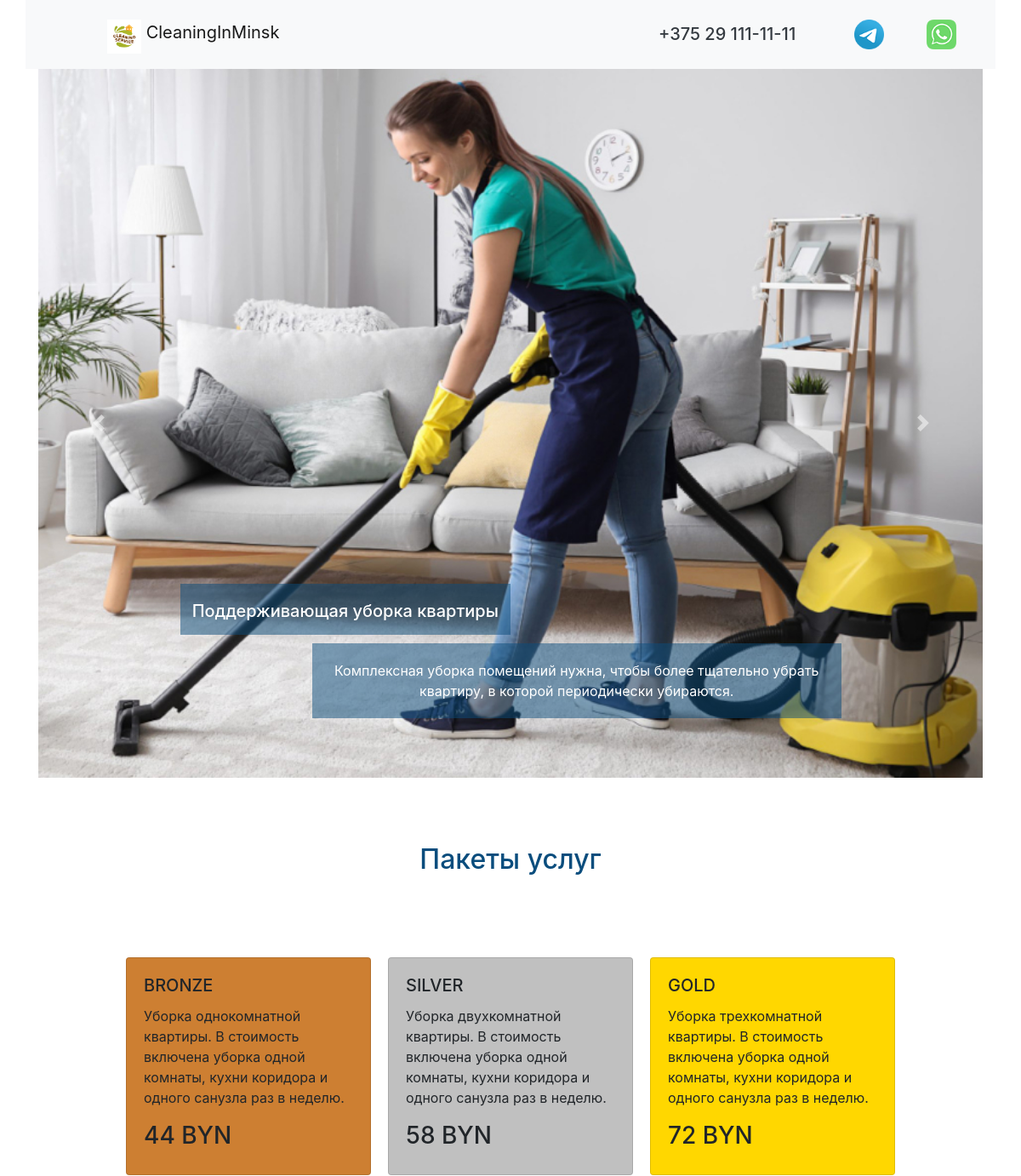
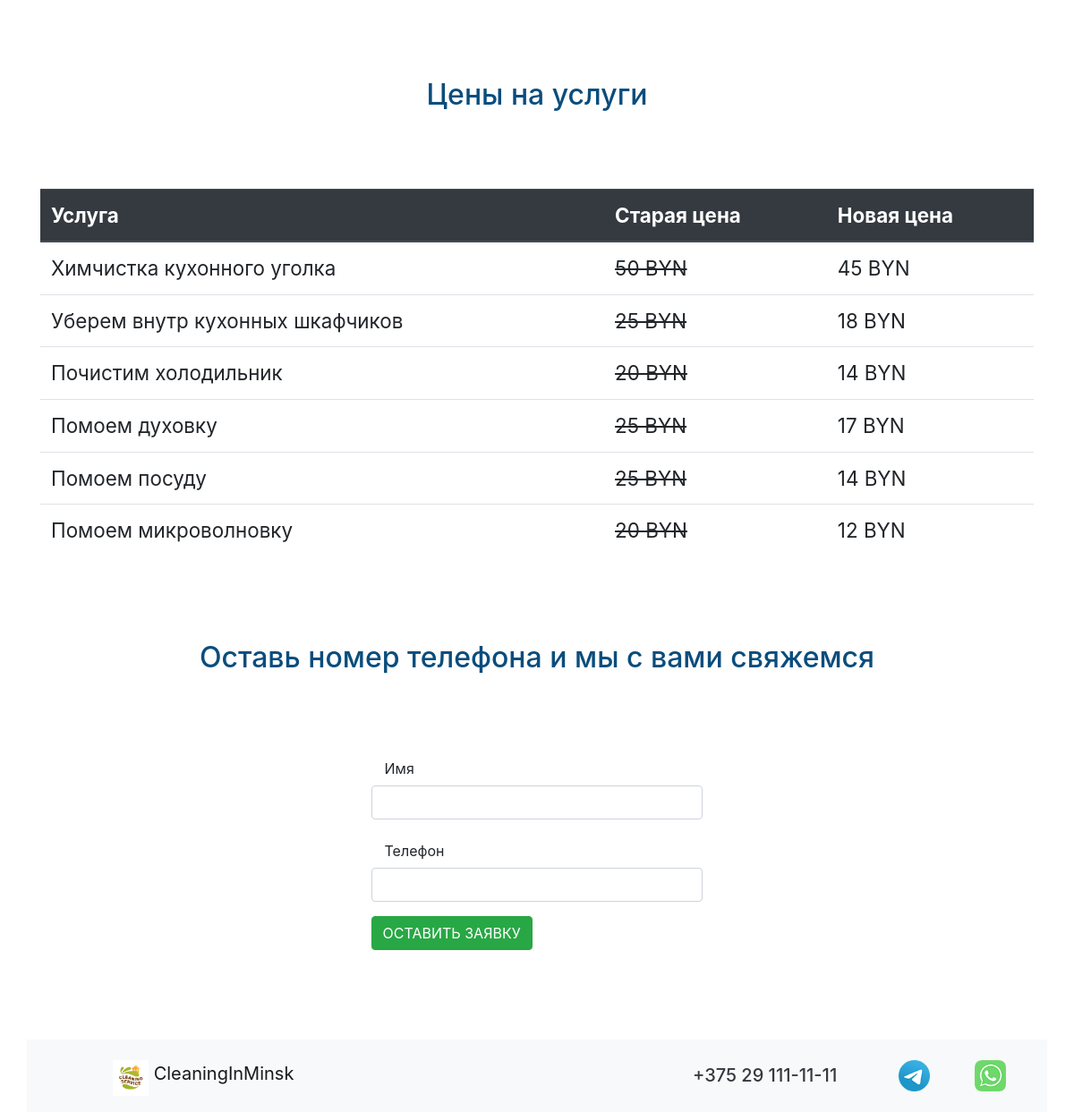
The page / on the database its author committed (2 pictures, top to bottom).
### cms/models.py (models this page shows, shortened)
class CmsSlider(models.Model):
    cms_img = models.ImageField(upload_to = 'sliderimg/')
    cms_title = models.CharField(max_length = 200, verbose_name = 'Заголовок')
    cms_text = models.CharField(max_length = 200, verbose_name = 'Текст')
    cms_css = models.CharField(max_length = 200, null = True, default = '-', verbose_name = 'CSS класс')
    class Meta:
        verbose_name = 'Слайд'
        verbose_name_plural = 'Слайды'

### price/models.py (models this page shows, shortened)
class PriceCard(models.Model):
    pc_value = models.CharField(max_length = 20, verbose_name = 'Цена')
    pc_description = models.CharField(max_length = 200, verbose_name = 'Описание')
    def __str__(self):
        return self.pc_value
    class Meta:
        verbose_name = 'Цены'
        verbose_name_plural = 'Цены'

class PriceTable(models.Model):
    pt_title = models.CharField(max_length = 200, verbose_name = 'Услуга')
    pr_old_price = models.CharField(max_length = 200, verbose_name = 'Старая цена')
    pr_price = models.CharField(max_length = 200, verbose_name = 'Новая цена')
    class Meta:
        verbose_name = 'Услугу'
        verbose_name_plural = 'Услуги'

### crm/views.py (the view)
# urls.py: path('', views.first_page, name = 'first_page'),
def first_page(request):
    slider_list = CmsSlider.objects.all()
    pc_1 = PriceCard.objects.get(pk = 7)
    pc_2 = PriceCard.objects.get(pk = 8)
    pc_3 = PriceCard.objects.get(pk = 9)
    price_table = PriceTable.objects.all()
    form = OrderForm()
    dict_obj = { 'slider_list': slider_list,
                  'pc_1' : pc_1,
                  'pc_2' : pc_2,
                  'pc_3' : pc_3,
                  'price_table' : price_table,
                  'form' : form,
                  }
    return render(request, './index.html', dict_obj)

### crm/forms.py
class OrderForm(forms.Form):
    name = forms.CharField(max_length = 200, widget = forms.TextInput(attrs={'class' :'form-control'}))
    phone = forms.CharField(max_length = 200, widget = forms.TextInput(attrs={'class' :'form-control'}))

### templates/index.html (shortened to what this page needs)
{% extends 'base.html' %}
{% load static %}
{% block index %}
  	{% include 'carusel.html' %}
 	{% include 'price.html' %}
  	<section>
  		<div class="container class_form">
  			<h1 class="text-3">Оставь номер телефона и мы с вами свяжемся</h1>
  			<div class="row justify-content-center">
  			<form action="{% url 'thanks_page' %}" method="POST" style="...">
			  <div class="form-group row">
			    <label for="inputEmail3" class="col-sm-2 col-form-label">Имя</label><br>
			      {{ form.name }}
			  </div>
			  <div class="form-group row">
			    <label for="inputEmail3" class="col-sm-2 col-form-label">Телефон</label><br>
			      {{ form.phone }}
			  </div>
			  <div style="..." class="form-group row">
			      <button type="submit" class="btn btn-success">ОСТАВИТЬ ЗАЯВКУ</button>
			  </div>
			</form>
			</div>
  		</div>
  	</section>
{% endblock %}

### templates/base.html (shortened to what this page needs)
{% load static %}
<!doctype html>
<html lang="ru">
  <head>
    <link href="{% static 'external.css' %}" rel="stylesheet">
    <link rel="stylesheet" href="https://cdn.jsdelivr.net/npm/bootstrap@4.5.3/dist/css/bootstrap.min.css">
  </head>
  <body>
  <header>
	<nav class="navbar navbar-light bg-light container">
	  <a class="navbar-brand logo-top" href="{% url 'first_page' %}">
	    <img src="{% static 'img/Logo.jpg' %}" width="40" height="40" class="d-inline-block align-top" alt="" loading="lazy">
	    CleaningInMinsk
	  </a>
	  <div class="contact-top">
                <a class="whatsapp-number" href="https://web.whatsapp.com/"></a>
                <a class="telegram-number" href="https://t.me/"></a>
              <a class="phone-number text-dark" href="tel:+375291111111">
              	<h5>+375 29 111-11-11</h5></a>
      </div>
	</nav>
	</header>
{% block index %}
{% endblock %}
    	<footer>
  		<div class="footer">
  			<nav class="navbar navbar-light bg-light container">
			    <a class="navbar-brand logo-top" href="{% url 'first_page' %}">
			    	<img src="{% static 'img/Logo.jpg' %}" width="40" height="40" class="d-inline-block align-top" alt="" loading="lazy">
			    	CleaningInMinsk
			    </a>
	  			<div class="contact-top">
	                <a class="whatsapp-number" href="https://web.whatsapp.com/"></a>
	                <a class="telegram-number" href="https://t.me/"></a>
	              	<a class="phone-number text-dark" href="tel:+375291111111">
              	<h5>+375 29 111-11-11</h5></a>
      			</div>
			</nav>
  		</div>
  	    </footer>
  </body>
</html>

### templates/carusel.html (shortened to what this page needs)
{% load static %}
<section>
  		<div id="carouselExampleCaptions" class="carousel slide container" data-ride="carousel">
		  <div class="carousel-inner">
		  	{% for slide in slider_list %}
		    <div class="carousel-item {{ slide.cms_css }}">
		      <img src="{{ slide.cms_img.url }}" class="d-block w-100"  alt="...">
		      <div class="carousel-caption d-none d-md-block">
		        <h5 class="slaider_h">{{ slide.cms_title }}</h5>
		        <p class="slaider_p">{{ slide.cms_text }}</p>
		      </div>
		    </div>
			{% endfor %}
		  </div>
		  <a class="carousel-control-prev" href="#carouselExampleCaptions" role="button" data-slide="prev">
		    <span class="carousel-control-prev-icon" aria-hidden="true"></span>
		  </a>
		  <a class="carousel-control-next" href="#carouselExampleCaptions" role="button" data-slide="next">
		    <span class="carousel-control-next-icon" aria-hidden="true"></span>
		  </a>
		</div>
  	</section>

### templates/price.html
<section>
  		<div class="container">
  			<h1 class="text-3">Пакеты услуг</h1>
  			<div class="row justify-content-center">
  				<div class="card product_card" style="width: 18rem; background-color: #cd7f32;">
				  <div class="card-body">
				    <h5 class="card-title">BRONZE</h5>
				    <p class="card-text">Уборка однокомнатной квартиры. В стоимость включена уборка одной комнаты, кухни коридора и одного санузла раз в неделю.</p>
				    <h3>{{ pc_1 }} BYN</h3>
				  </div>
				</div>
				<div class="card product_card" style="width: 18rem; background-color: #c0c0c0;">
				  <div class="card-body">
				    <h5 class="card-title">SILVER</h5>
				    <p class="card-text">Уборка двухкомнатной квартиры. В стоимость включена уборка одной комнаты, кухни коридора и одного санузла раз в неделю.</p>
				    <h3>{{ pc_2 }} BYN</h3>
				  </div>
				</div>
				<div class="card product_card" style="width: 18rem; background-color: #ffd700;">
				  <div class="card-body">
				    <h5 class="card-title">GOLD</h5>
				    <p class="card-text">Уборка трехкомнатной квартиры. В стоимость включена уборка одной комнаты, кухни коридора и одного санузла раз в неделю.</p>
				    <h3>{{ pc_3 }} BYN</h3>
				  </div>
				</div>
  			</div>
  		</div>
  	</section>
  	<section>
  		<div class="container">
  			<h1 class="text-3">Цены на услуги</h1>
  			<table class="table table_one">
			  <thead class="thead-dark">
			    <tr>
			      <th scope="col">Услуга</th>
			      <th scope="col">Старая цена</th>
			      <th scope="col">Новая цена</th>
			    </tr>
			  </thead>
			  <tbody>
			  {% for obj in price_table %}
			    <tr>
			      <td>{{ obj.pt_title }}</td>
			      <td><del>{{ obj.pr_old_price }}</del></td>
			      <td>{{ obj.pr_price }}</td>
			    </tr>
				{% endfor %}
			  </tbody>
			</table>
  		</div>
  	</section>

### project/static/external.css (style rules this page uses)
.logo-top { width: 100px; height: 40px; float: left; margin: 0px 0px 5px 80px; }
.phone-number { width: 200px; height: 40px; float: right; margin: 20px 10px 5px 20px; }
.whatsapp-number { width: 35px; height: 35px; float: right; margin: 15px 30px 5px 20px; background: url(./img/wa-image-color.png) no-repeat center top / cover; transition: 0.5s ease-in-out; }
.telegram-number { width: 35px; height: 35px; float: right; margin: 15px 30px 5px 20px; background: url(./img/tg-image-color.png) no-repeat center top / cover; transition: 0.5s ease-in-out; }
.slaider_h { height: 60px; width: 50%; margin: 30px 0px 10px 0px; padding-top: 20px; background-color: rgba(10, 77, 125, 0.5); text-align: center; }
.slaider_p { height: 100%; width: 80%; float: right; margin: 0px 0px 30px 0px; padding-top: 20px; padding-bottom: 20px; background-color: rgba(10, 77, 125, 0.5); text-align: center; }
.text-3 { color: rgb(10, 77, 125); font-size: 2em; text-align: center; padding-top: 7%; padding-bottom: 7%; }
.product_card { margin: 10px; }
.table_one { font-size: 1.4em; }
.class_form { text-align: center; padding-bottom: 7%; }

### rows shown on the page
CmsSlider: cms_img (picture), cms_title "Поддерживающая уборка квартиры", cms_text "Комплексная уборка помещений нужна, чтобы более тщательно убрать квартиру, в которой периодически убираются."
PriceCard: pc_value "44"
PriceCard: pc_value "58"
PriceCard: pc_value "72"
PriceTable: pt_title "Химчистка кухонного уголка", pr_old_price "50 BYN", pr_price "45 BYN"
PriceTable: pt_title "Уберем внутр кухонных шкафчиков", pr_old_price "25 BYN", pr_price "18 BYN"
PriceTable: pt_title "Почистим холодильник", pr_old_price "20 BYN", pr_price "14 BYN"
PriceTable: pt_title "Помоем духовку", pr_old_price "25 BYN", pr_price "17 BYN"
PriceTable: pt_title "Помоем посуду", pr_old_price "25 BYN", pr_price "14 BYN"
PriceTable: pt_title "Помоем микроволновку", pr_old_price "20 BYN", pr_price "12 BYN"
